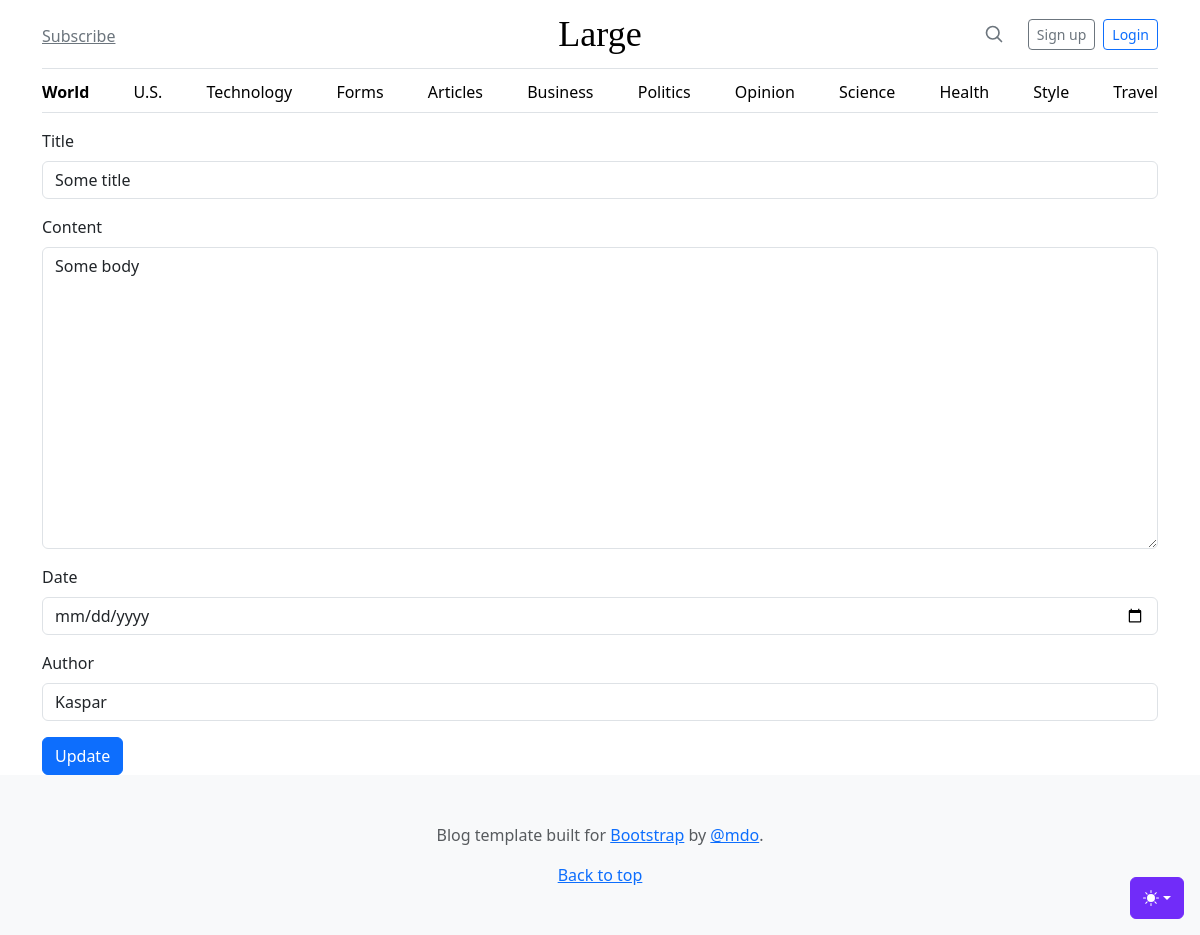
The app's page /admin/articles/edit?id=1 with its own data.
### tables this page shows
CREATE TABLE "articles"
(
    id     integer
        constraint articles_pk
            primary key autoincrement,
    title  text     not null,
    body   text,
    date   datetime not null,
    author text     not null
);

### helpers.php (called while the page is built, shortened)
<?php
function view($viewName, $variables=[]){
    extract($variables);
    include __DIR__ . "/views/$viewName.php";
}

### src/DB.php (called while the page is built, shortened)
<?php
class DB {
    private $conn;
    public function __construct()
    {
        try {
            $this->conn = new PDO("sqlite:" . __DIR__ . '/../db.sqlite');
            $this->conn->setAttribute(PDO::ATTR_ERRMODE, PDO::ERRMODE_EXCEPTION);
        } catch (PDOException $e) {
            echo "Connection failed: " . $e->getMessage();
        }
    }
    public function find($table, $class, $id) {
        $sql = "SELECT * FROM $table WHERE id=$id";
        $result = $this->conn->query($sql);
        $result->setFetchMode(PDO::FETCH_CLASS, $class);
        return $result->fetch();
    }
}

### src/Models/Model.php (called while the page is built, shortened)
<?php
abstract class Model {
    protected static string $table;
    public static function find($id) {
        $db = new DB();
        return $db->find(static::$table, static::class, $id);
    }
}

### views/articles/edit.php (the view)
<?php include __DIR__ . '/../partials/header.php'; ?>
<main class="container">
  <form action="/admin/articles/edit?id=<?= $article->id ?>" method="POST">
    <div class="mb-3">
      <label for="title" class="form-label">Title</label>
      <input value="<?= $article->title ?>" name="title" type="text" class="form-control" id="title" placeholder="Some cool title">
    </div>
    <div class="mb-3">
      <label for="body" class="form-label">Content</label>
      <textarea name="body" class="form-control" id="body" rows="12"><?= $article->body ?></textarea>
    </div>
    <div class="mb-3">
      <label for="date" class="form-label">Date</label>
      <input value="<?= $article->date ?>" name="date" type="date" class="form-control" id="date" placeholder="Some cool date">
    </div>
    <div class="mb-3">
      <label for="author" class="form-label">Author</label>
      <input value="<?= $article->author ?>" name="author" type="text" class="form-control" id="author" placeholder="Some cool author">
    </div>
    <button type="submit" class="btn btn-primary">Update</button>
  </form>
</main>
<?php include __DIR__ . '/../partials/footer.php'; ?>

### records on screen
articles: title "Some title", body "Some body", author "Kaspar"
